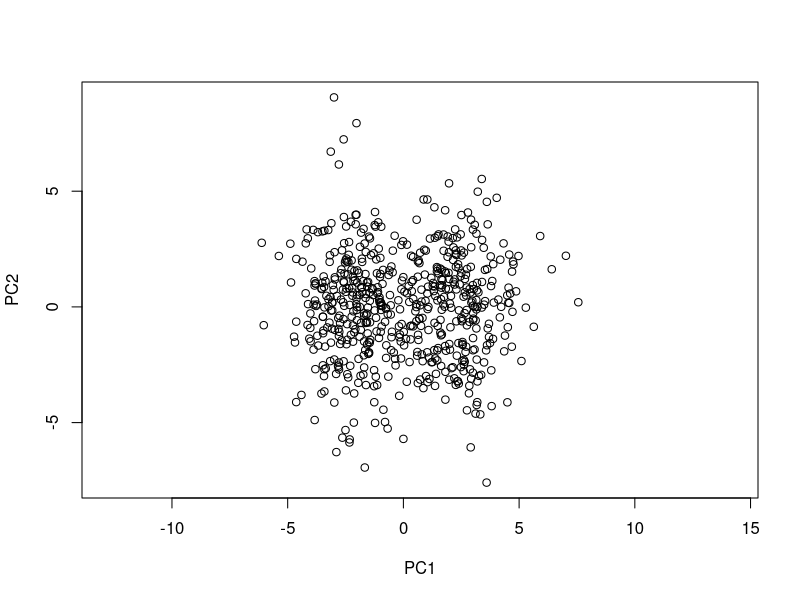
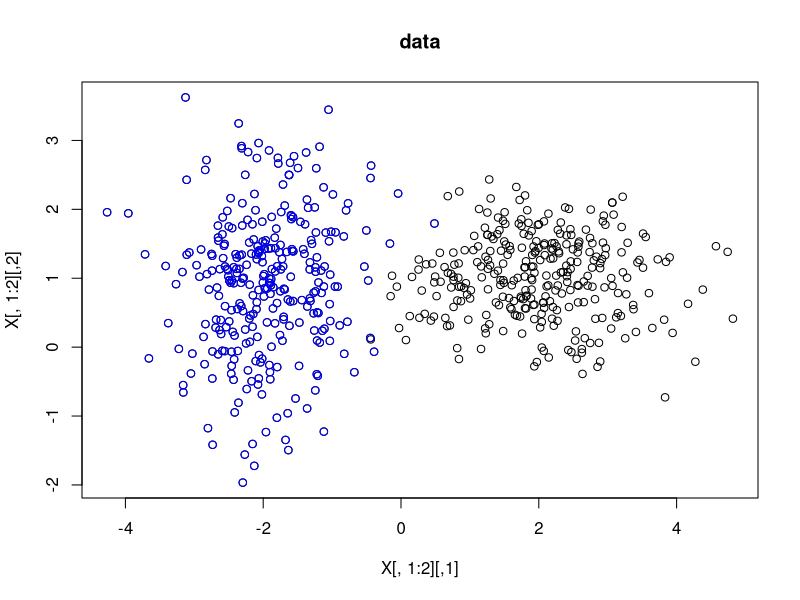

The R script that drew these images, in order: (Note: a time limit stopped this script after it produced the figures.)
###==============================================
###==============================================
### 1). TWO PCs, X1 IS UNCORRELATED W. X2 =======
###==============================================
sigma <- function(theta=0, lambda=c(1,1)) {
  cos.t <- cos(theta)
  sin.t <- sin(theta)
  a <- matrix(c(cos.t, sin.t, -sin.t, cos.t), ncol=2)
  t(a) %*% diag(lambda) %*% a
}
library(MASS)

p <- 1000    # dimensions
n1 <- 300   # First group population
n2 <- 300   # Second group population
n = n1+n2   # total sample
X <- rbind(mvrnorm(n1, c(-2,1), sigma(0, c(1/2,1)) ), 
           mvrnorm(n2, c(2,1), sigma(0, c(1,1/3)) ) ) 
eps <- 1  # Error SD should be small compared to the SDs for the blobs
X <- cbind(X, matrix(rnorm( n*(p-2),sd=eps), ncol=p-2))

fit <- prcomp(X)          # PCA
summary(fit)              # Brief summary showing two principal components
plot(fit$x[, 1:2], asp=1) # Display the first two components $
plot(X[, 1:2], asp=1,main = "data");    # Display the original data for comparison
points(X[1:n1,1:2], col="Blue") #...distinguish one of the blobs

#### data generation 1: sparsity, ideal for LASSO  #########
beta = rep(0,p)
beta[1] = 1
spa = 20      # nonzero
beta[2:spa] = sample(c(-1,1), spa-1,replace = T)
sd = 1         # standard deviation of the noise
Y = X%*%beta + rnorm(n,0,sd)

# try with lasso
require(glmnet)
lasso.fit <- cv.glmnet(X,Y,intercept=F)
head(coef(lasso.fit )[-1] )
beta[1:6]

###==============================================
####  simulate many times ###############
coefSPC.l = coefCPC.l = BiasSPC.l =
  BiasCPC.l = varSPC.l = varCPC.l = list()
Kmax = 30
iters = 100        # number of repeated run
pb <- txtProgressBar(min = 0, max = iters, style = 3)
for (ss in 1:iters) {
  X <- rbind(mvrnorm(n1, c(-2,1), sigma(0, c(1/2,1)) ), 
             mvrnorm(n2, c(2,1), sigma(0, c(1,1/3)) ) ) 
  X <- cbind(X, matrix(rnorm( n*(p-2),sd = eps), ncol= p-2))
  x.svd <- svd(X)
  xm.svd = svd(X[,-1])
  Z = Zm = cbind(X[,1], matrix(0, nr=n, nc=Kmax))
  Z[,2:(Kmax+1)] = x.svd$u[,1:Kmax]
  Zm[,2:(Kmax+1)] = xm.svd$u[,1:Kmax]
  gam.k =  diag(xm.svd$d) %*% t(xm.svd$v) %*% beta[-1]
  gam.bar = diag(x.svd$d) %*% t(x.svd$v) %*% beta
  coefSPC.l[[ss]] = coefCPC.l[[ss]] = BiasSPC.l[[ss]] =
    BiasCPC.l[[ss]] = varSPC.l[[ss]] = varCPC.l[[ss]] = rep(NA,Kmax)
  for (k in 1:Kmax){
    coefSPC.l[[ss]][k] = lm(Y~Z[,1:k]+0)$coefficients[1]
    coefCPC.l[[ss]][k] = lm(Y~Zm[,1:k]+0)$coefficients[1]
    BiasCPC.l[[ss]][k] = X[,1] %*% xm.svd$u[,k:min(p-1,n)] %*% gam.k[k:min(p-1,n)]/ 
      (X[,1] %*%X[,1] - sum(( X[,1] %*% xm.svd$u[,1:k])^2))
    varCPC.l[[ss]][k] = sd^2/ (X[,1] %*%X[,1] - sum(( X[,1] %*% xm.svd$u[,1:k])^2))
    BiasSPC.l[[ss]][k] = -beta[1] + X[,1] %*% x.svd$u[,k:min(p,n)] %*% gam.bar[k:min(p,n)]/ 
      (X[,1] %*%X[,1] - sum(( X[,1] %*% x.svd$u[,1:k])^2))
    varSPC.l[[ss]][k] = sd^2/ (X[,1] %*%X[,1] - sum(( X[,1] %*% x.svd$u[,1:k])^2))
  }
  setTxtProgressBar(pb, ss)
}







### calculating the average over multiple runs
coefSPC.l.mean = rowMeans(matrix(unlist(coefSPC.l), ncol = iters, byrow = F))
coefCPC.l.mean = rowMeans(matrix(unlist(coefCPC.l), ncol = iters, byrow = F))

plot(coefSPC.l.mean, type="l",lwd=3,col='blue',
     xlab = 'numbers of PCs k',ylab = expression(beta[1] ) )
grid()
lines(coefCPC.l.mean,col="red",lwd=3)
legend("topright", inset=c(0,0), cex = .5,
       c("SPC","CPC"),bg="grey96", lwd=c(3,3),col = c("blue","red") )


#require(matrixStats)
#coefSPC.l.sd = rowSds(matrix(unlist(coefSPC.l), ncol = iters, byrow = F))
#coefCPC.l.sd = rowSds(matrix(unlist(coefCPC.l), ncol = iters, byrow = F))





par(mfrow=c(1,4))         # Prepare to plot
plot(fit$x[, 1:2], asp=1) # Display the first two components $
plot(x[, 1:2], asp=1,main = "data");    # Display the original data for comparison
points(x[1:n1,1:2], col="Blue") #...distinguish one of the blobs
### SVD  ##########
x.svd <- svd(X); 
plot(x.svd$d, pch = '.',
     main = 'eigenvalues',ylab = 'X.svd$d', xlab = '')        # SPC method
points(x.svd$d[1:2], col="Blue",pch = 15)
xm.svd = svd(X[,-1])
plot(xm.svd$d, pch = '.',
     main = 'eigenvalues',ylab = 'X[,-1].svd$d', xlab = '')  # CPC method
points(xm.svd$d[1], col="Blue",pch = 15)
